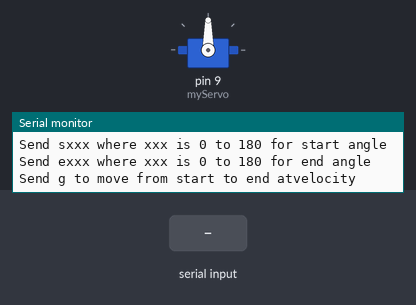
Recording of a sketch running on a simulated Arduino Uno, built with avr-gcc and run on an emulated ATmega328P. Parts: servo, the last lines printed to the serial monitor. The inputs (shaded band) are chosen by the test bench.

Above: at 1.2 s.
1.3 s: "90,45,200\n" received over Serial
2.8 s: "v90\n" received over Serial
4.3 s: "s90\n" received over Serial
5.8 s: "g90\n" received over Serial
At 6.93 s:
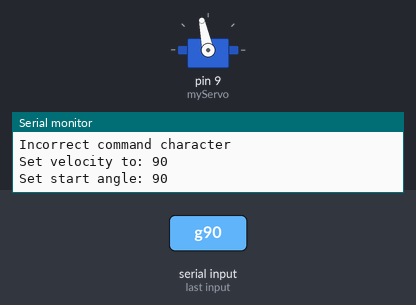
At 8.55 s:
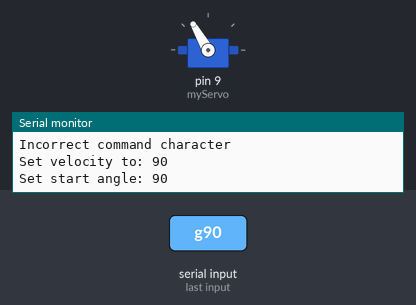
11.8 s: "g,45\n" received over Serial
At 11.97 s:
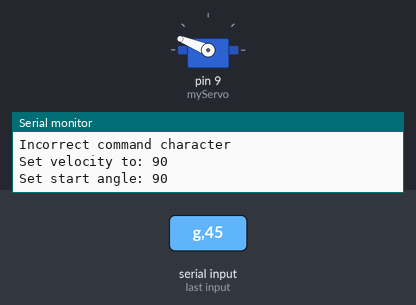
Timing chart, 0 to 15.8 s (numbered marks = the images above; inputs shaded):
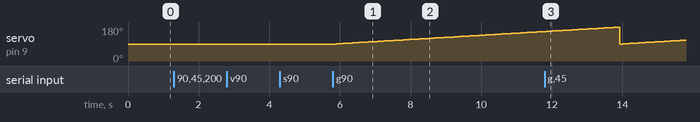

Measured:
- after the input at 5.8 s, servo on pin 9 (myServo): moves from 90° to 156° over 5.9 s, starting after 0.10 s

The sketch:

A101_5_Servo_Angle.ino
```cpp
// Arduino_101_ch6_servo_velocity
// 3/26/14 Joe Pardue

#include <Servo.h>

// create servo object to control a servo
Servo myServo;

// Declare global variables
int startAngle,endAngle, velocity;
String readString;

void setup()
{
  myServo.attach(9);  // attaches the servo on pin 9 to the servo object

  // initialize the serial communication:
  Serial.begin(57600);
  //Serial.flush();
  Serial.println("Servo Angle Velocity 1.0");
  Serial.println("Use:");
  Serial.println("Send vxxx where xxx is 0 to 100 to set velocity.");
  Serial.println("Send sxxx where xxx is 0 to 180 for start angle");
  Serial.println("Send exxx where xxx is 0 to 180 for end angle");
  Serial.println("Send g to move from start to end atvelocity");
}

void loop()
{
  char command;
  String temp;

  while (Serial.available()) {
    char c = Serial.read();  //gets one byte from serial buffer
    readString += c; //makes the string readString
    delay(2);  //slow to allow buffer to fill with next character
  }

  if(readString.length() > 0)
  {
    command = readString.charAt(0);

    if(command == 'v')// set the velocity
    {
      Serial.print("Set velocity to: ");
      temp = readString.substring(1);
      velocity = temp.toInt();
      Serial.println(velocity);
    }
    else if(command == 's')// set the start angle
    {
      Serial.print("Set start angle: ");
      temp = readString.substring(1);
      startAngle = temp.toInt();
      if(startAngle < 0) startAngle = 0;
      if(startAngle > 180) startAngle = 180;
      Serial.println(startAngle);
    }
    else if(command == 'e')// set the end angle
    {
      Serial.print("Set end angle: ");
      temp = readString.substring(1);
      endAngle = temp.toInt();
      if(endAngle < 0) endAngle = 0;
      if(endAngle > 180) endAngle = 180;
      Serial.println(endAngle);
    }
    else if(command == 'g')// move the pointer
    {
      if(startAngle < endAngle)
      {
        for(int i = startAngle ; i < endAngle; i++)
        {
          // 180 - i because the compass is reversed
          myServo.write(180-i);
          delay(velocity);
        }
      }
      else
      {
         for(int i = startAngle ; i > endAngle; i--)
        {
          // 180 - i because the compass is reversed
          myServo.write(180-i);
          delay(velocity);
        }
      }
    }
    else
    {
      Serial.println("Incorrect command character");
    }
   readString = ""; // clear out the string
  }
}
```
